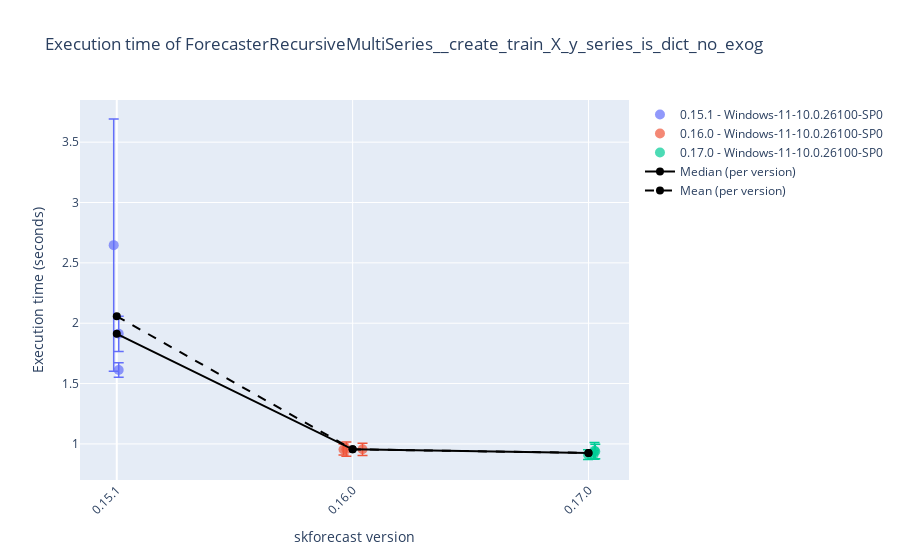
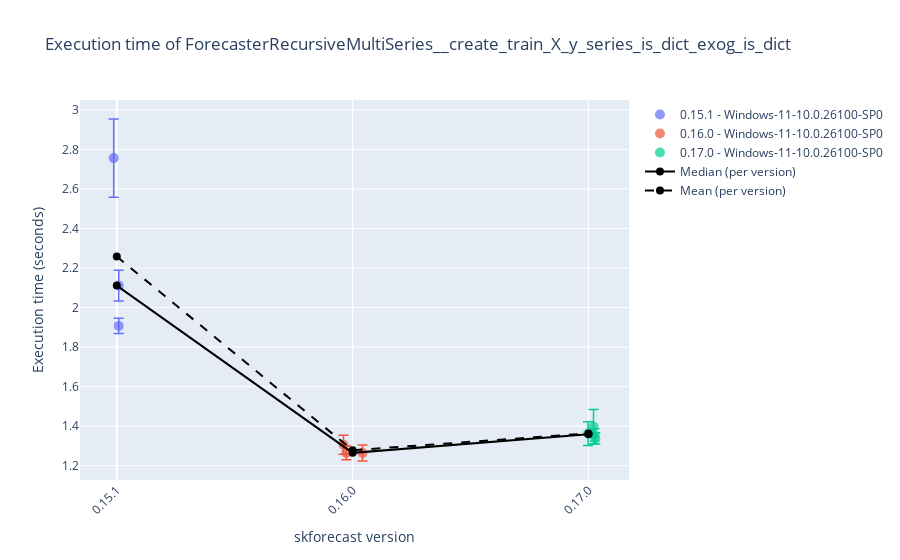
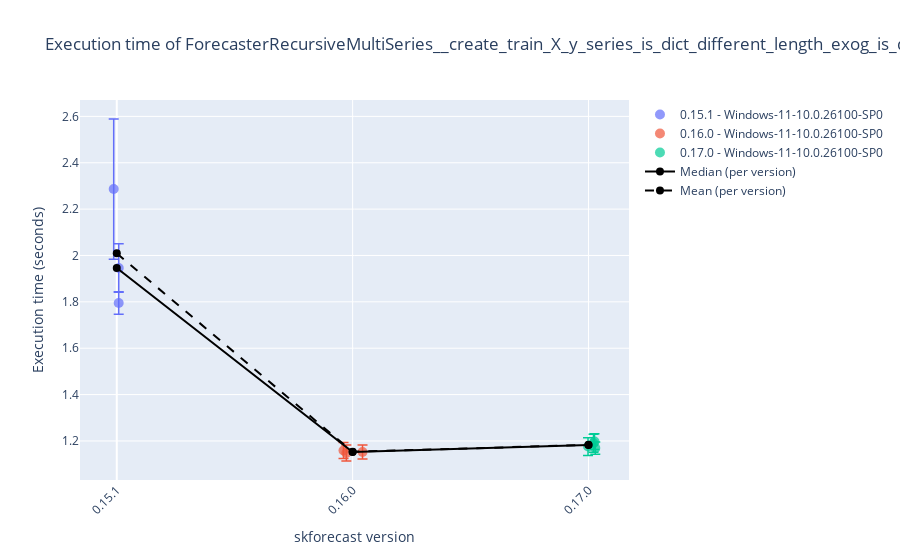
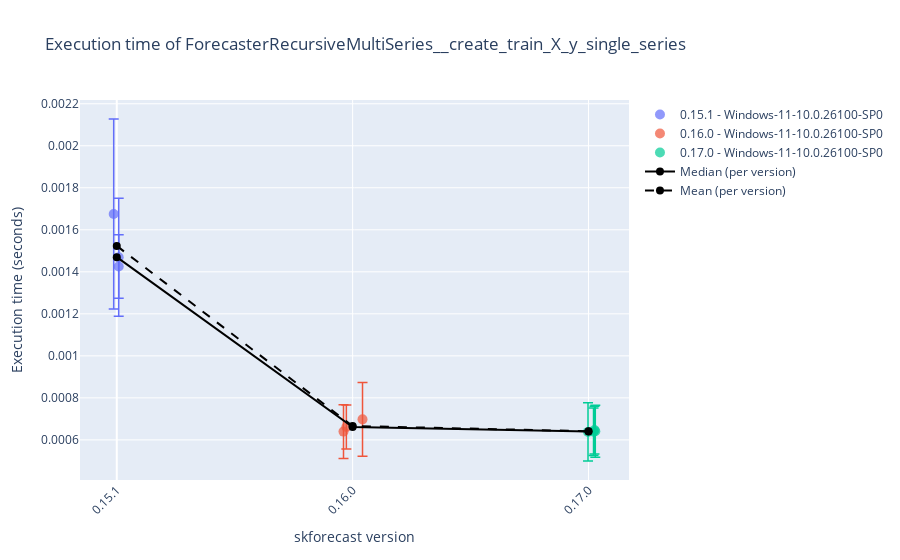

Source (notebook cell) for these figures, in order:
### Code cell
# Plot results
# ==============================================================================
display_df = False
selected_date = None
# 'Linux-6.11.0-24-generic-x86_64-with-glibc2.39'
# 'Windows-11-10.0.26100-SP0'
selected_platform = 'Windows-11-10.0.26100-SP0'
python_version = None

results_benchmark_all = joblib.load("./benchmark.joblib")
results_benchmark = results_benchmark_all.query("forecaster_name in ['ForecasterRecursiveMultiSeries', 'ForecasterAutoregMultiSeries']")
results_benchmark = results_benchmark.query("regressor_name == 'DummyRegressor'")
for function_name in results_benchmark['function_name'].unique():
    df = results_benchmark.query(f"function_name == '{function_name}'")
    if selected_date:
        df = df[df['datetime'].dt.date == pd.to_datetime(selected_date).date()]
    if selected_platform:
        df = df[df['platform'] == selected_platform]
    if python_version:
        df = df[df['python_version'] == python_version]
    if df.empty:
        print(f"No results found for function '{function_name}' with the selected filters.")
    if display_df:
        display(df.tail(3))
    plot_benchmark_results(df.copy(), function_name, add_median=True, add_mean=True)

### Figure 1 — Plotly figure (JSON) as saved in the notebook; plotly's stock layout.template omitted (floating-point values rounded to 4 significant figures)
{"data": [{"error_y": {"array": [1.045, 0.1458, 0.06024], "color": "#636EFA", "thickness": 1.5, "type": "data", "visible": true, "width": 5}, "hovertemplate": "%{text}<extra></extra>", "marker": {"color": "#636EFA", "opacity": 0.7, "size": 10, "symbol": "circle"}, "mode": "markers", "name": "0.15.1 - Windows-11-10.0.26100-SP0", "showlegend": true, "text": ["Forecaster: ForecasterRecursiveMultiSeries<br>Regressor: DummyRegressor<br>Function: ForecasterRecursiveMultiSeries__create_train_X_y_series_is_dict_no_exog<br>Function_hash: 884eb9ee19bb306145a0fd967253bbfc<br>Datetime: 2025-08-11 13:15:27.414814<br>Python version: 3.12.11<br>skforecast version: 0.15.1<br>numpy version: 2.1.3<br>pandas version: 2.3.1<br>sklearn version: 1.7.1<br>lightgbm version: 4.6.0<br>Platform: Windows-11-10.0.26100-SP0<br>Processor: Intel64 Family 6 Model 141 Stepping 1, GenuineIntel<br>CPU count: 16<br>Memory (GB): 34.07<br>Run time avg: 2.6467 seconds<br>Run time std dev: 1.0452 seconds", "Forecaster: ForecasterRecursiveMultiSeries<br>Regressor: DummyRegressor<br>Function: ForecasterRecursiveMultiSeries__create_train_X_y_series_is_dict_no_exog<br>Function_hash: 884eb9ee19bb306145a0fd967253bbfc<br>Datetime: 2025-08-11 13:25:06.155064<br>Python version: 3.12.11<br>skforecast version: 0.15.1<br>numpy version: 2.1.3<br>pandas version: 2.3.1<br>sklearn version: 1.7.1<br>lightgbm version: 4.6.0<br>Platform: Windows-11-10.0.26100-SP0<br>Processor: Intel64 Family 6 Model 141 Stepping 1, GenuineIntel<br>CPU count: 16<br>Memory (GB): 34.07<br>Run time avg: 1.9123 seconds<br>Run time std dev: 0.1458 seconds", "Forecaster: ForecasterRecursiveMultiSeries<br>Regressor: DummyRegressor<br>Function: ForecasterRecursiveMultiSeries__create_train_X_y_series_is_dict_no_exog<br>Function_hash: 884eb9ee19bb306145a0fd967253bbfc<br>Datetime: 2025-08-11 13:34:41.292957<br>Python version: 3.12.11<br>skforecast version: 0.15.1<br>numpy version: 2.1.3<br>pandas version: 2.3.1<br>sklearn version: 1.7.1<br>lightgbm version: 4.6.0<br>Platform: Windows-11-10.0.26100-SP0<br>Processor: Intel64 Family 6 Model 141 Stepping 1, GenuineIntel<br>CPU count: 16<br>Memory (GB): 34.07<br>Run time avg: 1.6123 seconds<br>Run time std dev: 0.0602 seconds"], "type": "scatter", "x": [-0.01307, 0.008195, 0.008129], "y": [2.647, 1.912, 1.612]}, {"error_y": {"array": [0.05087, 0.04608, 0.05852], "color": "#EF553B", "thickness": 1.5, "type": "data", "visible": true, "width": 5}, "hovertemplate": "%{text}<extra></extra>", "marker": {"color": "#EF553B", "opacity": 0.7, "size": 10, "symbol": "circle"}, "mode": "markers", "name": "0.16.0 - Windows-11-10.0.26100-SP0", "showlegend": true, "text": ["Forecaster: ForecasterRecursiveMultiSeries<br>Regressor: DummyRegressor<br>Function: ForecasterRecursiveMultiSeries__create_train_X_y_series_is_dict_no_exog<br>Function_hash: 884eb9ee19bb306145a0fd967253bbfc<br>Datetime: 2025-08-11 13:45:06.919522<br>Python version: 3.12.11<br>skforecast version: 0.16.0<br>numpy version: 2.1.3<br>pandas version: 2.3.1<br>sklearn version: 1.7.1<br>lightgbm version: 4.6.0<br>Platform: Windows-11-10.0.26100-SP0<br>Processor: Intel64 Family 6 Model 141 Stepping 1, GenuineIntel<br>CPU count: 16<br>Memory (GB): 34.07<br>Run time avg: 0.9553 seconds<br>Run time std dev: 0.0509 seconds", "Forecaster: ForecasterRecursiveMultiSeries<br>Regressor: DummyRegressor<br>Function: ForecasterRecursiveMultiSeries__create_train_X_y_series_is_dict_no_exog<br>Function_hash: 884eb9ee19bb306145a0fd967253bbfc<br>Datetime: 2025-08-11 13:51:48.417016<br>Python version: 3.12.11<br>skforecast version: 0.16.0<br>numpy version: 2.1.3<br>pandas version: 2.3.1<br>sklearn version: 1.7.1<br>lightgbm version: 4.6.0<br>Platform: Windows-11-10.0.26100-SP0<br>Processor: Intel64 Family 6 Model 141 Stepping 1, GenuineIntel<br>CPU count: 16<br>Memory (GB): 34.07<br>Run time avg: 0.9534 seconds<br>Run time std dev: 0.0461 seconds", "Forecaster: ForecasterRecursiveMultiSeries<br>Regressor: DummyRegressor<br>Function: ForecasterRecursiveMultiSeries__create_train_X_y_series_is_dict_no_exog<br>Function_hash: 884eb9ee19bb306145a0fd967253bbfc<br>Datetime: 2025-08-11 13:58:46.323589<br>Python version: 3.12.11<br>skforecast version: 0.16.0<br>numpy version: 2.1.3<br>pandas version: 2.3.1<br>sklearn version: 1.7.1<br>lightgbm version: 4.6.0<br>Platform: Windows-11-10.0.26100-SP0<br>Processor: Intel64 Family 6 Model 141 Stepping 1, GenuineIntel<br>CPU count: 16<br>Memory (GB): 34.07<br>Run time avg: 0.9564 seconds<br>Run time std dev: 0.0585 seconds"], "type": "scatter", "x": [1.042, 0.9613, 0.9734], "y": [0.9553, 0.9534, 0.9564]}, {"error_y": {"array": [0.03468, 0.06096, 0.0409, 0.06962], "color": "#00CC96", "thickness": 1.5, "type": "data", "visible": true, "width": 5}, "hovertemplate": "%{text}<extra></extra>", "marker": {"color": "#00CC96", "opacity": 0.7, "size": 10, "symbol": "circle"}, "mode": "markers", "name": "0.17.0 - Windows-11-10.0.26100-SP0", "showlegend": true, "text": ["Forecaster: ForecasterRecursiveMultiSeries<br>Regressor: DummyRegressor<br>Function: ForecasterRecursiveMultiSeries__create_train_X_y_series_is_dict_no_exog<br>Function_hash: 884eb9ee19bb306145a0fd967253bbfc<br>Datetime: 2025-08-11 14:09:49.648523<br>Python version: 3.12.11<br>skforecast version: 0.17.0<br>numpy version: 2.1.3<br>pandas version: 2.3.1<br>sklearn version: 1.7.1<br>lightgbm version: 4.6.0<br>Platform: Windows-11-10.0.26100-SP0<br>Processor: Intel64 Family 6 Model 141 Stepping 1, GenuineIntel<br>CPU count: 16<br>Memory (GB): 34.07<br>Run time avg: 0.9102 seconds<br>Run time std dev: 0.0347 seconds", "Forecaster: ForecasterRecursiveMultiSeries<br>Regressor: DummyRegressor<br>Function: ForecasterRecursiveMultiSeries__create_train_X_y_series_is_dict_no_exog<br>Function_hash: 884eb9ee19bb306145a0fd967253bbfc<br>Datetime: 2025-08-11 14:18:55.765939<br>Python version: 3.12.11<br>skforecast version: 0.17.0<br>numpy version: 2.1.3<br>pandas version: 2.3.1<br>sklearn version: 1.7.1<br>lightgbm version: 4.6.0<br>Platform: Windows-11-10.0.26100-SP0<br>Processor: Intel64 Family 6 Model 141 Stepping 1, GenuineIntel<br>CPU count: 16<br>Memory (GB): 34.07<br>Run time avg: 0.9371 seconds<br>Run time std dev: 0.0610 seconds", "Forecaster: ForecasterRecursiveMultiSeries<br>Regressor: DummyRegressor<br>Function: ForecasterRecursiveMultiSeries__create_train_X_y_series_is_dict_no_exog<br>Function_hash: 884eb9ee19bb306145a0fd967253bbfc<br>Datetime: 2025-08-11 14:30:35.518419<br>Python version: 3.12.11<br>skforecast version: 0.17.0<br>numpy version: 2.1.3<br>pandas version: 2.3.1<br>sklearn version: 1.7.1<br>lightgbm version: 4.6.0<br>Platform: Windows-11-10.0.26100-SP0<br>Processor: Intel64 Family 6 Model 141 Stepping 1, GenuineIntel<br>CPU count: 16<br>Memory (GB): 34.07<br>Run time avg: 0.9110 seconds<br>Run time std dev: 0.0409 seconds", "Forecaster: ForecasterRecursiveMultiSeries<br>Regressor: DummyRegressor<br>Function: ForecasterRecursiveMultiSeries__create_train_X_y_series_is_dict_no_exog<br>Function_hash: 884eb9ee19bb306145a0fd967253bbfc<br>Datetime: 2025-08-11 14:39:46.152485<br>Python version: 3.12.11<br>skforecast version: 0.17.0<br>numpy version: 2.1.3<br>pandas version: 2.3.1<br>sklearn version: 1.7.1<br>lightgbm version: 4.6.0<br>Platform: Windows-11-10.0.26100-SP0<br>Processor: Intel64 Family 6 Model 141 Stepping 1, GenuineIntel<br>CPU count: 16<br>Memory (GB): 34.07<br>Run time avg: 0.9429 seconds<br>Run time std dev: 0.0696 seconds"], "type": "scatter", "x": [2.021, 2.029, 1.998, 2.026], "y": [0.9102, 0.9371, 0.911, 0.9429]}, {"line": {"color": "black", "width": 2}, "marker": {"color": "black", "size": 8}, "mode": "lines+markers", "name": "Median (per version)", "type": "scatter", "x": [0, 1, 2], "y": [1.912, 0.9553, 0.9241]}, {"line": {"color": "black", "dash": "dash", "width": 2}, "marker": {"color": "black", "size": 8}, "mode": "lines+markers", "name": "Mean (per version)", "type": "scatter", "x": [0, 1, 2], "y": [2.057, 0.955, 0.9253]}], "layout": {"showlegend": true, "title": {"text": "Execution time of ForecasterRecursiveMultiSeries__create_train_X_y_series_is_dict_no_exog"}, "xaxis": {"tickangle": -45, "tickmode": "array", "ticktext": ["0.15.1", "0.16.0", "0.17.0"], "tickvals": [0, 1, 2], "title": {"text": "skforecast version"}}, "yaxis": {"title": {"text": "Execution time (seconds)"}}}}

### Figure 2 — Plotly figure (JSON) as saved in the notebook; plotly's stock layout.template omitted (floating-point values rounded to 4 significant figures)
{"data": [{"error_y": {"array": [0.1977, 0.07811, 0.03824], "color": "#636EFA", "thickness": 1.5, "type": "data", "visible": true, "width": 5}, "hovertemplate": "%{text}<extra></extra>", "marker": {"color": "#636EFA", "opacity": 0.7, "size": 10, "symbol": "circle"}, "mode": "markers", "name": "0.15.1 - Windows-11-10.0.26100-SP0", "showlegend": true, "text": ["Forecaster: ForecasterRecursiveMultiSeries<br>Regressor: DummyRegressor<br>Function: ForecasterRecursiveMultiSeries__create_train_X_y_series_is_dict_exog_is_dict<br>Function_hash: c70cf08e09088bd1bcfbf3c005078457<br>Datetime: 2025-08-11 13:15:55.006790<br>Python version: 3.12.11<br>skforecast version: 0.15.1<br>numpy version: 2.1.3<br>pandas version: 2.3.1<br>sklearn version: 1.7.1<br>lightgbm version: 4.6.0<br>Platform: Windows-11-10.0.26100-SP0<br>Processor: Intel64 Family 6 Model 141 Stepping 1, GenuineIntel<br>CPU count: 16<br>Memory (GB): 34.07<br>Run time avg: 2.7560 seconds<br>Run time std dev: 0.1977 seconds", "Forecaster: ForecasterRecursiveMultiSeries<br>Regressor: DummyRegressor<br>Function: ForecasterRecursiveMultiSeries__create_train_X_y_series_is_dict_exog_is_dict<br>Function_hash: c70cf08e09088bd1bcfbf3c005078457<br>Datetime: 2025-08-11 13:25:27.286796<br>Python version: 3.12.11<br>skforecast version: 0.15.1<br>numpy version: 2.1.3<br>pandas version: 2.3.1<br>sklearn version: 1.7.1<br>lightgbm version: 4.6.0<br>Platform: Windows-11-10.0.26100-SP0<br>Processor: Intel64 Family 6 Model 141 Stepping 1, GenuineIntel<br>CPU count: 16<br>Memory (GB): 34.07<br>Run time avg: 2.1110 seconds<br>Run time std dev: 0.0781 seconds", "Forecaster: ForecasterRecursiveMultiSeries<br>Regressor: DummyRegressor<br>Function: ForecasterRecursiveMultiSeries__create_train_X_y_series_is_dict_exog_is_dict<br>Function_hash: c70cf08e09088bd1bcfbf3c005078457<br>Datetime: 2025-08-11 13:35:00.372877<br>Python version: 3.12.11<br>skforecast version: 0.15.1<br>numpy version: 2.1.3<br>pandas version: 2.3.1<br>sklearn version: 1.7.1<br>lightgbm version: 4.6.0<br>Platform: Windows-11-10.0.26100-SP0<br>Processor: Intel64 Family 6 Model 141 Stepping 1, GenuineIntel<br>CPU count: 16<br>Memory (GB): 34.07<br>Run time avg: 1.9071 seconds<br>Run time std dev: 0.0382 seconds"], "type": "scatter", "x": [-0.01307, 0.008195, 0.008129], "y": [2.756, 2.111, 1.907]}, {"error_y": {"array": [0.04025, 0.04785, 0.03464], "color": "#EF553B", "thickness": 1.5, "type": "data", "visible": true, "width": 5}, "hovertemplate": "%{text}<extra></extra>", "marker": {"color": "#EF553B", "opacity": 0.7, "size": 10, "symbol": "circle"}, "mode": "markers", "name": "0.16.0 - Windows-11-10.0.26100-SP0", "showlegend": true, "text": ["Forecaster: ForecasterRecursiveMultiSeries<br>Regressor: DummyRegressor<br>Function: ForecasterRecursiveMultiSeries__create_train_X_y_series_is_dict_exog_is_dict<br>Function_hash: c70cf08e09088bd1bcfbf3c005078457<br>Datetime: 2025-08-11 13:45:19.589368<br>Python version: 3.12.11<br>skforecast version: 0.16.0<br>numpy version: 2.1.3<br>pandas version: 2.3.1<br>sklearn version: 1.7.1<br>lightgbm version: 4.6.0<br>Platform: Windows-11-10.0.26100-SP0<br>Processor: Intel64 Family 6 Model 141 Stepping 1, GenuineIntel<br>CPU count: 16<br>Memory (GB): 34.07<br>Run time avg: 1.2639 seconds<br>Run time std dev: 0.0403 seconds", "Forecaster: ForecasterRecursiveMultiSeries<br>Regressor: DummyRegressor<br>Function: ForecasterRecursiveMultiSeries__create_train_X_y_series_is_dict_exog_is_dict<br>Function_hash: c70cf08e09088bd1bcfbf3c005078457<br>Datetime: 2025-08-11 13:52:01.490929<br>Python version: 3.12.11<br>skforecast version: 0.16.0<br>numpy version: 2.1.3<br>pandas version: 2.3.1<br>sklearn version: 1.7.1<br>lightgbm version: 4.6.0<br>Platform: Windows-11-10.0.26100-SP0<br>Processor: Intel64 Family 6 Model 141 Stepping 1, GenuineIntel<br>CPU count: 16<br>Memory (GB): 34.07<br>Run time avg: 1.3055 seconds<br>Run time std dev: 0.0479 seconds", "Forecaster: ForecasterRecursiveMultiSeries<br>Regressor: DummyRegressor<br>Function: ForecasterRecursiveMultiSeries__create_train_X_y_series_is_dict_exog_is_dict<br>Function_hash: c70cf08e09088bd1bcfbf3c005078457<br>Datetime: 2025-08-11 13:58:58.987757<br>Python version: 3.12.11<br>skforecast version: 0.16.0<br>numpy version: 2.1.3<br>pandas version: 2.3.1<br>sklearn version: 1.7.1<br>lightgbm version: 4.6.0<br>Platform: Windows-11-10.0.26100-SP0<br>Processor: Intel64 Family 6 Model 141 Stepping 1, GenuineIntel<br>CPU count: 16<br>Memory (GB): 34.07<br>Run time avg: 1.2648 seconds<br>Run time std dev: 0.0346 seconds"], "type": "scatter", "x": [1.042, 0.9613, 0.9734], "y": [1.264, 1.306, 1.265]}, {"error_y": {"array": [0.08725, 0.02833, 0.06047, 0.03191], "color": "#00CC96", "thickness": 1.5, "type": "data", "visible": true, "width": 5}, "hovertemplate": "%{text}<extra></extra>", "marker": {"color": "#00CC96", "opacity": 0.7, "size": 10, "symbol": "circle"}, "mode": "markers", "name": "0.17.0 - Windows-11-10.0.26100-SP0", "showlegend": true, "text": ["Forecaster: ForecasterRecursiveMultiSeries<br>Regressor: DummyRegressor<br>Function: ForecasterRecursiveMultiSeries__create_train_X_y_series_is_dict_exog_is_dict<br>Function_hash: c70cf08e09088bd1bcfbf3c005078457<br>Datetime: 2025-08-11 14:10:03.641603<br>Python version: 3.12.11<br>skforecast version: 0.17.0<br>numpy version: 2.1.3<br>pandas version: 2.3.1<br>sklearn version: 1.7.1<br>lightgbm version: 4.6.0<br>Platform: Windows-11-10.0.26100-SP0<br>Processor: Intel64 Family 6 Model 141 Stepping 1, GenuineIntel<br>CPU count: 16<br>Memory (GB): 34.07<br>Run time avg: 1.3969 seconds<br>Run time std dev: 0.0873 seconds", "Forecaster: ForecasterRecursiveMultiSeries<br>Regressor: DummyRegressor<br>Function: ForecasterRecursiveMultiSeries__create_train_X_y_series_is_dict_exog_is_dict<br>Function_hash: c70cf08e09088bd1bcfbf3c005078457<br>Datetime: 2025-08-11 14:19:09.160477<br>Python version: 3.12.11<br>skforecast version: 0.17.0<br>numpy version: 2.1.3<br>pandas version: 2.3.1<br>sklearn version: 1.7.1<br>lightgbm version: 4.6.0<br>Platform: Windows-11-10.0.26100-SP0<br>Processor: Intel64 Family 6 Model 141 Stepping 1, GenuineIntel<br>CPU count: 16<br>Memory (GB): 34.07<br>Run time avg: 1.3388 seconds<br>Run time std dev: 0.0283 seconds", "Forecaster: ForecasterRecursiveMultiSeries<br>Regressor: DummyRegressor<br>Function: ForecasterRecursiveMultiSeries__create_train_X_y_series_is_dict_exog_is_dict<br>Function_hash: c70cf08e09088bd1bcfbf3c005078457<br>Datetime: 2025-08-11 14:30:49.161645<br>Python version: 3.12.11<br>skforecast version: 0.17.0<br>numpy version: 2.1.3<br>pandas version: 2.3.1<br>sklearn version: 1.7.1<br>lightgbm version: 4.6.0<br>Platform: Windows-11-10.0.26100-SP0<br>Processor: Intel64 Family 6 Model 141 Stepping 1, GenuineIntel<br>CPU count: 16<br>Memory (GB): 34.07<br>Run time avg: 1.3624 seconds<br>Run time std dev: 0.0605 seconds", "Forecaster: ForecasterRecursiveMultiSeries<br>Regressor: DummyRegressor<br>Function: ForecasterRecursiveMultiSeries__create_train_X_y_series_is_dict_exog_is_dict<br>Function_hash: c70cf08e09088bd1bcfbf3c005078457<br>Datetime: 2025-08-11 14:39:59.729578<br>Python version: 3.12.11<br>skforecast version: 0.17.0<br>numpy version: 2.1.3<br>pandas version: 2.3.1<br>sklearn version: 1.7.1<br>lightgbm version: 4.6.0<br>Platform: Windows-11-10.0.26100-SP0<br>Processor: Intel64 Family 6 Model 141 Stepping 1, GenuineIntel<br>CPU count: 16<br>Memory (GB): 34.07<br>Run time avg: 1.3551 seconds<br>Run time std dev: 0.0319 seconds"], "type": "scatter", "x": [2.021, 2.029, 1.998, 2.026], "y": [1.397, 1.339, 1.362, 1.355]}, {"line": {"color": "black", "width": 2}, "marker": {"color": "black", "size": 8}, "mode": "lines+markers", "name": "Median (per version)", "type": "scatter", "x": [0, 1, 2], "y": [2.111, 1.265, 1.359]}, {"line": {"color": "black", "dash": "dash", "width": 2}, "marker": {"color": "black", "size": 8}, "mode": "lines+markers", "name": "Mean (per version)", "type": "scatter", "x": [0, 1, 2], "y": [2.258, 1.278, 1.363]}], "layout": {"showlegend": true, "title": {"text": "Execution time of ForecasterRecursiveMultiSeries__create_train_X_y_series_is_dict_exog_is_dict"}, "xaxis": {"tickangle": -45, "tickmode": "array", "ticktext": ["0.15.1", "0.16.0", "0.17.0"], "tickvals": [0, 1, 2], "title": {"text": "skforecast version"}}, "yaxis": {"title": {"text": "Execution time (seconds)"}}}}

### Figure 3 — Plotly figure (JSON) as saved in the notebook; plotly's stock layout.template omitted (floating-point values rounded to 4 significant figures)
{"data": [{"error_y": {"array": [0.3022, 0.1047, 0.04853], "color": "#636EFA", "thickness": 1.5, "type": "data", "visible": true, "width": 5}, "hovertemplate": "%{text}<extra></extra>", "marker": {"color": "#636EFA", "opacity": 0.7, "size": 10, "symbol": "circle"}, "mode": "markers", "name": "0.15.1 - Windows-11-10.0.26100-SP0", "showlegend": true, "text": ["Forecaster: ForecasterRecursiveMultiSeries<br>Regressor: DummyRegressor<br>Function: ForecasterRecursiveMultiSeries__create_train_X_y_series_is_dict_different_length_exog_is_dict<br>Function_hash: 91a35cbbffcab7d1203c8394333ee5f9<br>Datetime: 2025-08-11 13:16:17.904566<br>Python version: 3.12.11<br>skforecast version: 0.15.1<br>numpy version: 2.1.3<br>pandas version: 2.3.1<br>sklearn version: 1.7.1<br>lightgbm version: 4.6.0<br>Platform: Windows-11-10.0.26100-SP0<br>Processor: Intel64 Family 6 Model 141 Stepping 1, GenuineIntel<br>CPU count: 16<br>Memory (GB): 34.07<br>Run time avg: 2.2865 seconds<br>Run time std dev: 0.3022 seconds", "Forecaster: ForecasterRecursiveMultiSeries<br>Regressor: DummyRegressor<br>Function: ForecasterRecursiveMultiSeries__create_train_X_y_series_is_dict_different_length_exog_is_dict<br>Function_hash: 91a35cbbffcab7d1203c8394333ee5f9<br>Datetime: 2025-08-11 13:25:46.783561<br>Python version: 3.12.11<br>skforecast version: 0.15.1<br>numpy version: 2.1.3<br>pandas version: 2.3.1<br>sklearn version: 1.7.1<br>lightgbm version: 4.6.0<br>Platform: Windows-11-10.0.26100-SP0<br>Processor: Intel64 Family 6 Model 141 Stepping 1, GenuineIntel<br>CPU count: 16<br>Memory (GB): 34.07<br>Run time avg: 1.9460 seconds<br>Run time std dev: 0.1047 seconds", "Forecaster: ForecasterRecursiveMultiSeries<br>Regressor: DummyRegressor<br>Function: ForecasterRecursiveMultiSeries__create_train_X_y_series_is_dict_different_length_exog_is_dict<br>Function_hash: 91a35cbbffcab7d1203c8394333ee5f9<br>Datetime: 2025-08-11 13:35:18.350273<br>Python version: 3.12.11<br>skforecast version: 0.15.1<br>numpy version: 2.1.3<br>pandas version: 2.3.1<br>sklearn version: 1.7.1<br>lightgbm version: 4.6.0<br>Platform: Windows-11-10.0.26100-SP0<br>Processor: Intel64 Family 6 Model 141 Stepping 1, GenuineIntel<br>CPU count: 16<br>Memory (GB): 34.07<br>Run time avg: 1.7951 seconds<br>Run time std dev: 0.0485 seconds"], "type": "scatter", "x": [-0.01307, 0.008195, 0.008129], "y": [2.286, 1.946, 1.795]}, {"error_y": {"array": [0.02987, 0.03476, 0.03459], "color": "#EF553B", "thickness": 1.5, "type": "data", "visible": true, "width": 5}, "hovertemplate": "%{text}<extra></extra>", "marker": {"color": "#EF553B", "opacity": 0.7, "size": 10, "symbol": "circle"}, "mode": "markers", "name": "0.16.0 - Windows-11-10.0.26100-SP0", "showlegend": true, "text": ["Forecaster: ForecasterRecursiveMultiSeries<br>Regressor: DummyRegressor<br>Function: ForecasterRecursiveMultiSeries__create_train_X_y_series_is_dict_different_length_exog_is_dict<br>Function_hash: 91a35cbbffcab7d1203c8394333ee5f9<br>Datetime: 2025-08-11 13:45:31.136729<br>Python version: 3.12.11<br>skforecast version: 0.16.0<br>numpy version: 2.1.3<br>pandas version: 2.3.1<br>sklearn version: 1.7.1<br>lightgbm version: 4.6.0<br>Platform: Windows-11-10.0.26100-SP0<br>Processor: Intel64 Family 6 Model 141 Stepping 1, GenuineIntel<br>CPU count: 16<br>Memory (GB): 34.07<br>Run time avg: 1.1521 seconds<br>Run time std dev: 0.0299 seconds", "Forecaster: ForecasterRecursiveMultiSeries<br>Regressor: DummyRegressor<br>Function: ForecasterRecursiveMultiSeries__create_train_X_y_series_is_dict_different_length_exog_is_dict<br>Function_hash: 91a35cbbffcab7d1203c8394333ee5f9<br>Datetime: 2025-08-11 13:52:13.098632<br>Python version: 3.12.11<br>skforecast version: 0.16.0<br>numpy version: 2.1.3<br>pandas version: 2.3.1<br>sklearn version: 1.7.1<br>lightgbm version: 4.6.0<br>Platform: Windows-11-10.0.26100-SP0<br>Processor: Intel64 Family 6 Model 141 Stepping 1, GenuineIntel<br>CPU count: 16<br>Memory (GB): 34.07<br>Run time avg: 1.1590 seconds<br>Run time std dev: 0.0348 seconds", "Forecaster: ForecasterRecursiveMultiSeries<br>Regressor: DummyRegressor<br>Function: ForecasterRecursiveMultiSeries__create_train_X_y_series_is_dict_different_length_exog_is_dict<br>Function_hash: 91a35cbbffcab7d1203c8394333ee5f9<br>Datetime: 2025-08-11 13:59:10.492213<br>Python version: 3.12.11<br>skforecast version: 0.16.0<br>numpy version: 2.1.3<br>pandas version: 2.3.1<br>sklearn version: 1.7.1<br>lightgbm version: 4.6.0<br>Platform: Windows-11-10.0.26100-SP0<br>Processor: Intel64 Family 6 Model 141 Stepping 1, GenuineIntel<br>CPU count: 16<br>Memory (GB): 34.07<br>Run time avg: 1.1481 seconds<br>Run time std dev: 0.0346 seconds"], "type": "scatter", "x": [1.042, 0.9613, 0.9734], "y": [1.152, 1.159, 1.148]}, {"error_y": {"array": [0.03885, 0.02663, 0.03814, 0.03376], "color": "#00CC96", "thickness": 1.5, "type": "data", "visible": true, "width": 5}, "hovertemplate": "%{text}<extra></extra>", "marker": {"color": "#00CC96", "opacity": 0.7, "size": 10, "symbol": "circle"}, "mode": "markers", "name": "0.17.0 - Windows-11-10.0.26100-SP0", "showlegend": true, "text": ["Forecaster: ForecasterRecursiveMultiSeries<br>Regressor: DummyRegressor<br>Function: ForecasterRecursiveMultiSeries__create_train_X_y_series_is_dict_different_length_exog_is_dict<br>Function_hash: 91a35cbbffcab7d1203c8394333ee5f9<br>Datetime: 2025-08-11 14:10:15.566108<br>Python version: 3.12.11<br>skforecast version: 0.17.0<br>numpy version: 2.1.3<br>pandas version: 2.3.1<br>sklearn version: 1.7.1<br>lightgbm version: 4.6.0<br>Platform: Windows-11-10.0.26100-SP0<br>Processor: Intel64 Family 6 Model 141 Stepping 1, GenuineIntel<br>CPU count: 16<br>Memory (GB): 34.07<br>Run time avg: 1.1902 seconds<br>Run time std dev: 0.0389 seconds", "Forecaster: ForecasterRecursiveMultiSeries<br>Regressor: DummyRegressor<br>Function: ForecasterRecursiveMultiSeries__create_train_X_y_series_is_dict_different_length_exog_is_dict<br>Function_hash: 91a35cbbffcab7d1203c8394333ee5f9<br>Datetime: 2025-08-11 14:19:20.882480<br>Python version: 3.12.11<br>skforecast version: 0.17.0<br>numpy version: 2.1.3<br>pandas version: 2.3.1<br>sklearn version: 1.7.1<br>lightgbm version: 4.6.0<br>Platform: Windows-11-10.0.26100-SP0<br>Processor: Intel64 Family 6 Model 141 Stepping 1, GenuineIntel<br>CPU count: 16<br>Memory (GB): 34.07<br>Run time avg: 1.1690 seconds<br>Run time std dev: 0.0266 seconds", "Forecaster: ForecasterRecursiveMultiSeries<br>Regressor: DummyRegressor<br>Function: ForecasterRecursiveMultiSeries__create_train_X_y_series_is_dict_different_length_exog_is_dict<br>Function_hash: 91a35cbbffcab7d1203c8394333ee5f9<br>Datetime: 2025-08-11 14:31:00.952336<br>Python version: 3.12.11<br>skforecast version: 0.17.0<br>numpy version: 2.1.3<br>pandas version: 2.3.1<br>sklearn version: 1.7.1<br>lightgbm version: 4.6.0<br>Platform: Windows-11-10.0.26100-SP0<br>Processor: Intel64 Family 6 Model 141 Stepping 1, GenuineIntel<br>CPU count: 16<br>Memory (GB): 34.07<br>Run time avg: 1.1758 seconds<br>Run time std dev: 0.0381 seconds", "Forecaster: ForecasterRecursiveMultiSeries<br>Regressor: DummyRegressor<br>Function: ForecasterRecursiveMultiSeries__create_train_X_y_series_is_dict_different_length_exog_is_dict<br>Function_hash: 91a35cbbffcab7d1203c8394333ee5f9<br>Datetime: 2025-08-11 14:40:11.726861<br>Python version: 3.12.11<br>skforecast version: 0.17.0<br>numpy version: 2.1.3<br>pandas version: 2.3.1<br>sklearn version: 1.7.1<br>lightgbm version: 4.6.0<br>Platform: Windows-11-10.0.26100-SP0<br>Processor: Intel64 Family 6 Model 141 Stepping 1, GenuineIntel<br>CPU count: 16<br>Memory (GB): 34.07<br>Run time avg: 1.1971 seconds<br>Run time std dev: 0.0338 seconds"], "type": "scatter", "x": [2.021, 2.029, 1.998, 2.026], "y": [1.19, 1.169, 1.176, 1.197]}, {"line": {"color": "black", "width": 2}, "marker": {"color": "black", "size": 8}, "mode": "lines+markers", "name": "Median (per version)", "type": "scatter", "x": [0, 1, 2], "y": [1.946, 1.152, 1.183]}, {"line": {"color": "black", "dash": "dash", "width": 2}, "marker": {"color": "black", "size": 8}, "mode": "lines+markers", "name": "Mean (per version)", "type": "scatter", "x": [0, 1, 2], "y": [2.009, 1.153, 1.183]}], "layout": {"showlegend": true, "title": {"text": "Execution time of ForecasterRecursiveMultiSeries__create_train_X_y_series_is_dict_different_length_exog_is_dict"}, "xaxis": {"tickangle": -45, "tickmode": "array", "ticktext": ["0.15.1", "0.16.0", "0.17.0"], "tickvals": [0, 1, 2], "title": {"text": "skforecast version"}}, "yaxis": {"title": {"text": "Execution time (seconds)"}}}}

### Figure 4 — Plotly figure (JSON) as saved in the notebook; plotly's stock layout.template omitted (floating-point values rounded to 4 significant figures)
{"data": [{"error_y": {"array": [0.0004524, 0.0001513, 0.0002806], "color": "#636EFA", "thickness": 1.5, "type": "data", "visible": true, "width": 5}, "hovertemplate": "%{text}<extra></extra>", "marker": {"color": "#636EFA", "opacity": 0.7, "size": 10, "symbol": "circle"}, "mode": "markers", "name": "0.15.1 - Windows-11-10.0.26100-SP0", "showlegend": true, "text": ["Forecaster: ForecasterRecursiveMultiSeries<br>Regressor: DummyRegressor<br>Function: ForecasterRecursiveMultiSeries__create_train_X_y_single_series<br>Function_hash: 3bf6c304af7db116a03c86a88d30ca70<br>Datetime: 2025-08-11 13:16:17.951350<br>Python version: 3.12.11<br>skforecast version: 0.15.1<br>numpy version: 2.1.3<br>pandas version: 2.3.1<br>sklearn version: 1.7.1<br>lightgbm version: 4.6.0<br>Platform: Windows-11-10.0.26100-SP0<br>Processor: Intel64 Family 6 Model 141 Stepping 1, GenuineIntel<br>CPU count: 16<br>Memory (GB): 34.07<br>Run time avg: 0.0017 seconds<br>Run time std dev: 0.0005 seconds", "Forecaster: ForecasterRecursiveMultiSeries<br>Regressor: DummyRegressor<br>Function: ForecasterRecursiveMultiSeries__create_train_X_y_single_series<br>Function_hash: 3bf6c304af7db116a03c86a88d30ca70<br>Datetime: 2025-08-11 13:25:46.816607<br>Python version: 3.12.11<br>skforecast version: 0.15.1<br>numpy version: 2.1.3<br>pandas version: 2.3.1<br>sklearn version: 1.7.1<br>lightgbm version: 4.6.0<br>Platform: Windows-11-10.0.26100-SP0<br>Processor: Intel64 Family 6 Model 141 Stepping 1, GenuineIntel<br>CPU count: 16<br>Memory (GB): 34.07<br>Run time avg: 0.0014 seconds<br>Run time std dev: 0.0002 seconds", "Forecaster: ForecasterRecursiveMultiSeries<br>Regressor: DummyRegressor<br>Function: ForecasterRecursiveMultiSeries__create_train_X_y_single_series<br>Function_hash: 3bf6c304af7db116a03c86a88d30ca70<br>Datetime: 2025-08-11 13:35:18.386876<br>Python version: 3.12.11<br>skforecast version: 0.15.1<br>numpy version: 2.1.3<br>pandas version: 2.3.1<br>sklearn version: 1.7.1<br>lightgbm version: 4.6.0<br>Platform: Windows-11-10.0.26100-SP0<br>Processor: Intel64 Family 6 Model 141 Stepping 1, GenuineIntel<br>CPU count: 16<br>Memory (GB): 34.07<br>Run time avg: 0.0015 seconds<br>Run time std dev: 0.0003 seconds"], "type": "scatter", "x": [-0.01307, 0.008195, 0.008129], "y": [0.001675, 0.001425, 0.00147]}, {"error_y": {"array": [0.0001761, 0.0001276, 0.0001043], "color": "#EF553B", "thickness": 1.5, "type": "data", "visible": true, "width": 5}, "hovertemplate": "%{text}<extra></extra>", "marker": {"color": "#EF553B", "opacity": 0.7, "size": 10, "symbol": "circle"}, "mode": "markers", "name": "0.16.0 - Windows-11-10.0.26100-SP0", "showlegend": true, "text": ["Forecaster: ForecasterRecursiveMultiSeries<br>Regressor: DummyRegressor<br>Function: ForecasterRecursiveMultiSeries__create_train_X_y_single_series<br>Function_hash: 3bf6c304af7db116a03c86a88d30ca70<br>Datetime: 2025-08-11 13:45:31.167765<br>Python version: 3.12.11<br>skforecast version: 0.16.0<br>numpy version: 2.1.3<br>pandas version: 2.3.1<br>sklearn version: 1.7.1<br>lightgbm version: 4.6.0<br>Platform: Windows-11-10.0.26100-SP0<br>Processor: Intel64 Family 6 Model 141 Stepping 1, GenuineIntel<br>CPU count: 16<br>Memory (GB): 34.07<br>Run time avg: 0.0007 seconds<br>Run time std dev: 0.0002 seconds", "Forecaster: ForecasterRecursiveMultiSeries<br>Regressor: DummyRegressor<br>Function: ForecasterRecursiveMultiSeries__create_train_X_y_single_series<br>Function_hash: 3bf6c304af7db116a03c86a88d30ca70<br>Datetime: 2025-08-11 13:52:13.132688<br>Python version: 3.12.11<br>skforecast version: 0.16.0<br>numpy version: 2.1.3<br>pandas version: 2.3.1<br>sklearn version: 1.7.1<br>lightgbm version: 4.6.0<br>Platform: Windows-11-10.0.26100-SP0<br>Processor: Intel64 Family 6 Model 141 Stepping 1, GenuineIntel<br>CPU count: 16<br>Memory (GB): 34.07<br>Run time avg: 0.0006 seconds<br>Run time std dev: 0.0001 seconds", "Forecaster: ForecasterRecursiveMultiSeries<br>Regressor: DummyRegressor<br>Function: ForecasterRecursiveMultiSeries__create_train_X_y_single_series<br>Function_hash: 3bf6c304af7db116a03c86a88d30ca70<br>Datetime: 2025-08-11 13:59:10.525236<br>Python version: 3.12.11<br>skforecast version: 0.16.0<br>numpy version: 2.1.3<br>pandas version: 2.3.1<br>sklearn version: 1.7.1<br>lightgbm version: 4.6.0<br>Platform: Windows-11-10.0.26100-SP0<br>Processor: Intel64 Family 6 Model 141 Stepping 1, GenuineIntel<br>CPU count: 16<br>Memory (GB): 34.07<br>Run time avg: 0.0007 seconds<br>Run time std dev: 0.0001 seconds"], "type": "scatter", "x": [1.042, 0.9613, 0.9734], "y": [0.0006977, 0.0006395, 0.0006615]}, {"error_y": {"array": [0.0001131, 0.0001239, 0.0001386, 0.0001139], "color": "#00CC96", "thickness": 1.5, "type": "data", "visible": true, "width": 5}, "hovertemplate": "%{text}<extra></extra>", "marker": {"color": "#00CC96", "opacity": 0.7, "size": 10, "symbol": "circle"}, "mode": "markers", "name": "0.17.0 - Windows-11-10.0.26100-SP0", "showlegend": true, "text": ["Forecaster: ForecasterRecursiveMultiSeries<br>Regressor: DummyRegressor<br>Function: ForecasterRecursiveMultiSeries__create_train_X_y_single_series<br>Function_hash: 3bf6c304af7db116a03c86a88d30ca70<br>Datetime: 2025-08-11 14:11:12.199354<br>Python version: 3.12.11<br>skforecast version: 0.17.0<br>numpy version: 2.1.3<br>pandas version: 2.3.1<br>sklearn version: 1.7.1<br>lightgbm version: 4.6.0<br>Platform: Windows-11-10.0.26100-SP0<br>Processor: Intel64 Family 6 Model 141 Stepping 1, GenuineIntel<br>CPU count: 16<br>Memory (GB): 34.07<br>Run time avg: 0.0006 seconds<br>Run time std dev: 0.0001 seconds", "Forecaster: ForecasterRecursiveMultiSeries<br>Regressor: DummyRegressor<br>Function: ForecasterRecursiveMultiSeries__create_train_X_y_single_series<br>Function_hash: 3bf6c304af7db116a03c86a88d30ca70<br>Datetime: 2025-08-11 14:20:17.241101<br>Python version: 3.12.11<br>skforecast version: 0.17.0<br>numpy version: 2.1.3<br>pandas version: 2.3.1<br>sklearn version: 1.7.1<br>lightgbm version: 4.6.0<br>Platform: Windows-11-10.0.26100-SP0<br>Processor: Intel64 Family 6 Model 141 Stepping 1, GenuineIntel<br>CPU count: 16<br>Memory (GB): 34.07<br>Run time avg: 0.0006 seconds<br>Run time std dev: 0.0001 seconds", "Forecaster: ForecasterRecursiveMultiSeries<br>Regressor: DummyRegressor<br>Function: ForecasterRecursiveMultiSeries__create_train_X_y_single_series<br>Function_hash: 3bf6c304af7db116a03c86a88d30ca70<br>Datetime: 2025-08-11 14:31:57.178743<br>Python version: 3.12.11<br>skforecast version: 0.17.0<br>numpy version: 2.1.3<br>pandas version: 2.3.1<br>sklearn version: 1.7.1<br>lightgbm version: 4.6.0<br>Platform: Windows-11-10.0.26100-SP0<br>Processor: Intel64 Family 6 Model 141 Stepping 1, GenuineIntel<br>CPU count: 16<br>Memory (GB): 34.07<br>Run time avg: 0.0006 seconds<br>Run time std dev: 0.0001 seconds", "Forecaster: ForecasterRecursiveMultiSeries<br>Regressor: DummyRegressor<br>Function: ForecasterRecursiveMultiSeries__create_train_X_y_single_series<br>Function_hash: 3bf6c304af7db116a03c86a88d30ca70<br>Datetime: 2025-08-11 14:41:08.292826<br>Python version: 3.12.11<br>skforecast version: 0.17.0<br>numpy version: 2.1.3<br>pandas version: 2.3.1<br>sklearn version: 1.7.1<br>lightgbm version: 4.6.0<br>Platform: Windows-11-10.0.26100-SP0<br>Processor: Intel64 Family 6 Model 141 Stepping 1, GenuineIntel<br>CPU count: 16<br>Memory (GB): 34.07<br>Run time avg: 0.0006 seconds<br>Run time std dev: 0.0001 seconds"], "type": "scatter", "x": [2.021, 2.029, 1.998, 2.026], "y": [0.000639, 0.0006409, 0.0006381, 0.0006468]}, {"line": {"color": "black", "width": 2}, "marker": {"color": "black", "size": 8}, "mode": "lines+markers", "name": "Median (per version)", "type": "scatter", "x": [0, 1, 2], "y": [0.00147, 0.0006615, 0.0006399]}, {"line": {"color": "black", "dash": "dash", "width": 2}, "marker": {"color": "black", "size": 8}, "mode": "lines+markers", "name": "Mean (per version)", "type": "scatter", "x": [0, 1, 2], "y": [0.001523, 0.0006662, 0.0006412]}], "layout": {"showlegend": true, "title": {"text": "Execution time of ForecasterRecursiveMultiSeries__create_train_X_y_single_series"}, "xaxis": {"tickangle": -45, "tickmode": "array", "ticktext": ["0.15.1", "0.16.0", "0.17.0"], "tickvals": [0, 1, 2], "title": {"text": "skforecast version"}}, "yaxis": {"title": {"text": "Execution time (seconds)"}}}}
